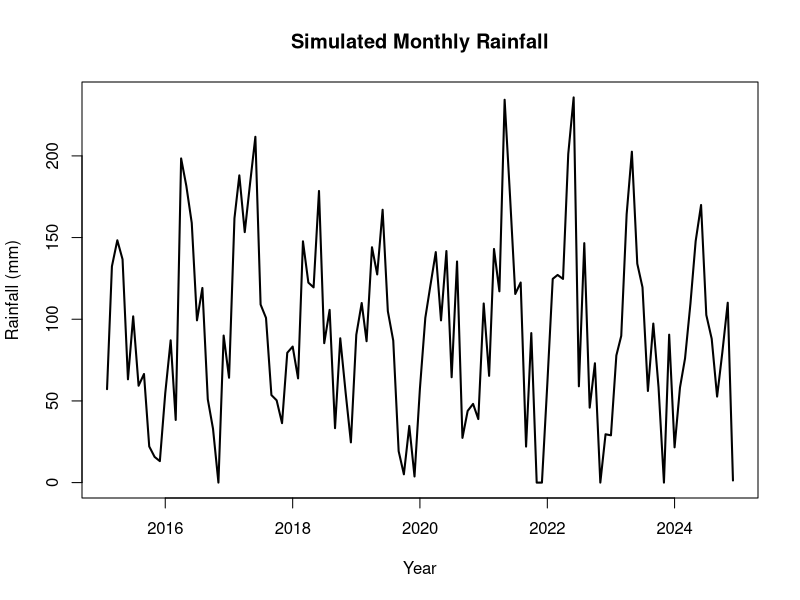
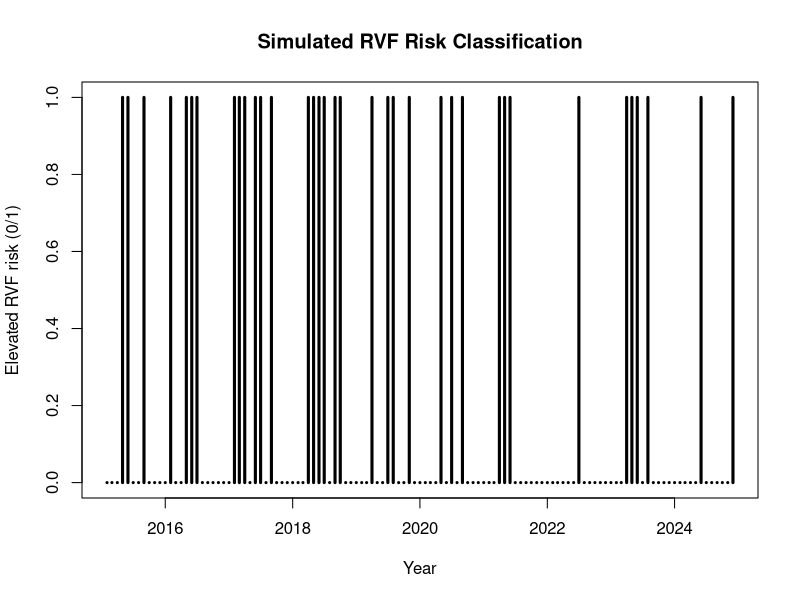
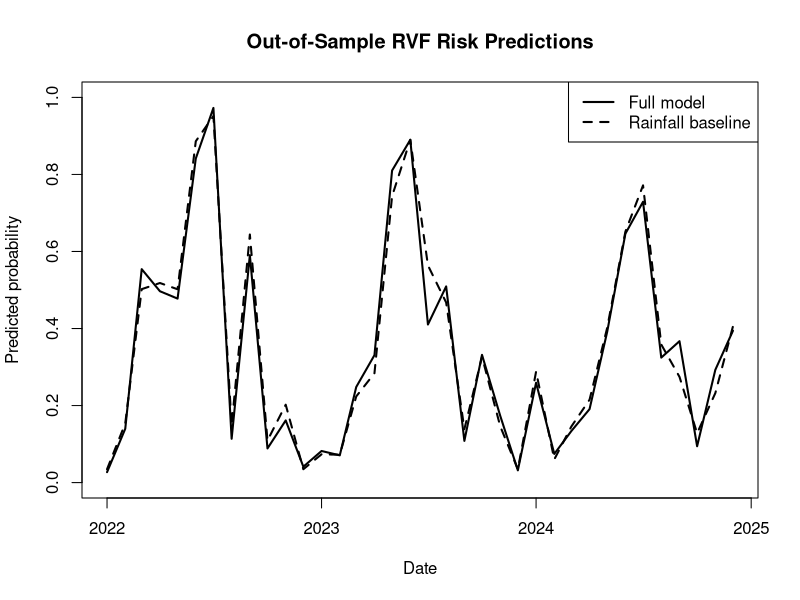

The R source for these figures, in order:

# ============================================================
# RIFT VALLEY FEVER CLIMATE-INFORMED RISK MODELLING
# Simulation-based methodological demonstration
# Author: NANTE RACHEL WANGI
# Date: November 2026
# ============================================================

# 1. INITIAL SETUP
set.seed(2026)

dir.create("data", showWarnings = FALSE)
dir.create("figures", showWarnings = FALSE)
dir.create("results", showWarnings = FALSE)

# 2. GENERATE SYNTHETIC MONTHLY SURVEILLANCE DATA
dates <- seq(as.Date("2015-01-01"),
             by = "month", length.out = 120)

n <- length(dates)
month <- as.integer(format(dates, "%m"))
year <- as.integer(format(dates, "%Y"))

# Seasonal rainfall pattern, in millimetres
rainfall <- pmax(0, 95 +
                   65 * sin(2 * pi * (month - 2) / 12) +
                   rnorm(n, 0, 35))

# Simulated normalized vegetation index
ndvi <- pmin(0.9, pmax(0.1,
                       0.25 + 0.002 * rainfall + rnorm(n, 0, 0.07)))

# Simulated livestock infection reports
livestock_reports <- rpois(
  n, lambda = exp(-0.5 + 0.012 * rainfall))

# Predictors available from the preceding month
rainfall_lag1 <- c(NA, head(rainfall, -1))
ndvi_lag1 <- c(NA, head(ndvi, -1))
livestock_lag1 <- c(NA, head(livestock_reports, -1))

# Synthetic outcome-generating mechanism
# This is assumed for demonstration, not estimated
# from actual RVF surveillance records.
linear_predictor <- -3.5 +
  0.014 * rainfall_lag1 +
  2.0 * ndvi_lag1 +
  0.13 * livestock_lag1

risk_probability <- plogis(linear_predictor)
outbreak_risk <- rbinom(n, 1, risk_probability)

rvf <- data.frame(
  date = dates,
  year = year,
  month = month,
  rainfall_mm = round(rainfall, 2),
  ndvi = round(ndvi, 3),
  livestock_reports = livestock_reports,
  rainfall_lag1 = round(rainfall_lag1, 2),
  ndvi_lag1 = round(ndvi_lag1, 3),
  livestock_lag1 = livestock_lag1,
  outbreak_risk = outbreak_risk
)

rvf <- na.omit(rvf)
rownames(rvf) <- NULL

write.csv(rvf, "data/rvf_simulated_data.csv",
          row.names = FALSE)

cat("Observations:", nrow(rvf), "\n")
cat("Elevated-risk months:",
    sum(rvf$outbreak_risk), "\n")

# 3. DESCRIPTIVE ANALYSIS
print(summary(rvf))
print(table(rvf$outbreak_risk))

# 4. CHRONOLOGICAL TRAINING-TEST SPLIT
train <- subset(rvf, year <= 2021)
test <- subset(rvf, year >= 2022)

cat("Training observations:", nrow(train), "\n")
cat("Testing observations:", nrow(test), "\n")

# 5. FIT TWO LOGISTIC REGRESSION MODELS
# Baseline model: rainfall only
baseline <- glm(
  outbreak_risk ~ rainfall_lag1,
  data = train, family = binomial()
)

# Full model: three lagged indicators
full_model <- glm(
  outbreak_risk ~ rainfall_lag1 +
    ndvi_lag1 + livestock_lag1,
  data = train, family = binomial()
)

print(summary(full_model))

# Save model coefficients as odds ratios
coef_table <- summary(full_model)$coefficients

odds_ratios <- data.frame(
  variable = rownames(coef_table),
  odds_ratio = exp(coef(full_model)),
  lower_95_ci = exp(coef(full_model) -
                      1.96 * coef_table[, 2]),
  upper_95_ci = exp(coef(full_model) +
                      1.96 * coef_table[, 2]),
  p_value = coef_table[, 4]
)

write.csv(odds_ratios,
          "results/model_odds_ratios.csv",
          row.names = FALSE)

# 6. PREDICT FUTURE TEST PERIOD
test$baseline_prob <- predict(
  baseline, newdata = test, type = "response")

test$full_prob <- predict(
  full_model, newdata = test, type = "response")

# 7. MODEL EVALUATION FUNCTIONS
evaluate <- function(actual, probability,
                     threshold = 0.5) {
  predicted <- as.integer(probability >= threshold)
  
  tp <- sum(actual == 1 & predicted == 1)
  tn <- sum(actual == 0 & predicted == 0)
  fp <- sum(actual == 0 & predicted == 1)
  fn <- sum(actual == 1 & predicted == 0)
  
  safe_divide <- function(a, b) {
    if (b == 0) return(NA_real_)
    a / b
  }
  
  c(
    sensitivity = safe_divide(tp, tp + fn),
    specificity = safe_divide(tn, tn + fp),
    accuracy = safe_divide(tp + tn, length(actual)),
    brier_score = mean((probability - actual)^2)
  )
}

# Calculate ROC AUC without additional packages
calculate_auc <- function(actual, probability) {
  positive <- probability[actual == 1]
  negative <- probability[actual == 0]
  
  if (length(positive) == 0 ||
      length(negative) == 0) return(NA_real_)
  
  mean(outer(positive, negative, ">")) +
    0.5 * mean(outer(positive, negative, "=="))
}

baseline_metrics <- evaluate(
  test$outbreak_risk, test$baseline_prob)

full_metrics <- evaluate(
  test$outbreak_risk, test$full_prob)

comparison <- data.frame(
  model = c("Rainfall baseline", "Full model"),
  rbind(baseline_metrics, full_metrics),
  auc = c(
    calculate_auc(test$outbreak_risk,
                  test$baseline_prob),
    calculate_auc(test$outbreak_risk,
                  test$full_prob)
  ),
  row.names = NULL
)

print(comparison)

write.csv(comparison,
          "results/model_comparison.csv",
          row.names = FALSE)

write.csv(test,
          "results/test_predictions.csv",
          row.names = FALSE)

# 8. FIGURE 1: RAINFALL OVER TIME
png("figures/rainfall_trend.png",
    width = 1100, height = 650)

plot(rvf$date, rvf$rainfall_mm,
     type = "l", lwd = 2,
     xlab = "Year", ylab = "Rainfall (mm)",
     main = "Simulated Monthly Rainfall")
dev.off()

# 9. FIGURE 2: OBSERVED SYNTHETIC RISK
png("figures/rvf_risk_over_time.png",
    width = 1100, height = 650)

plot(rvf$date, rvf$outbreak_risk,
     type = "h", lwd = 3,
     xlab = "Year",
     ylab = "Elevated RVF risk (0/1)",
     main = "Simulated RVF Risk Classification")
dev.off()

# 10. FIGURE 3: PREDICTED PROBABILITIES
png("figures/model_predictions.png",
    width = 1100, height = 650)

plot(test$date, test$full_prob,
     type = "l", lwd = 2, ylim = c(0, 1),
     xlab = "Date",
     ylab = "Predicted probability",
     main = "Out-of-Sample RVF Risk Predictions")

lines(test$date, test$baseline_prob,
      lty = 2, lwd = 2)

legend("topright",
       legend = c("Full model", "Rainfall baseline"),
       lty = c(1, 2), lwd = 2)
dev.off()

# 11. SAVE MODELS AND REPRODUCIBILITY DETAILS
saveRDS(full_model, "results/full_model.rds")
saveRDS(baseline, "results/baseline_model.rds")

capture.output(
  sessionInfo(),
  file = "results/session_info.txt"
)

cat("\nPROJECT ANALYSIS COMPLETED.\n")
cat("Check data/, figures/, and results/ folders.\n")
